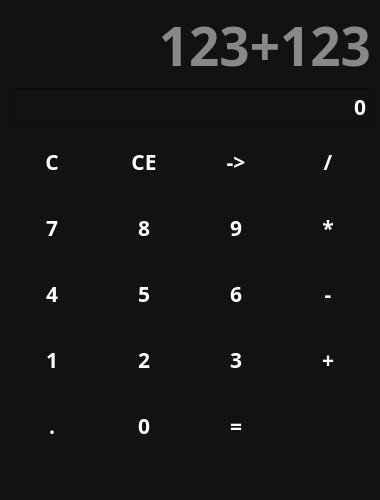
<?xml version="1.0" encoding="UTF-8"?>
<ui version="4.0">
 <class>MainWindow</class>
 <widget class="QMainWindow" name="MainWindow">
  <property name="geometry">
   <rect>
    <x>0</x>
    <y>0</y>
    <width>380</width>
    <height>500</height>
   </rect>
  </property>
  <property name="sizePolicy">
   <sizepolicy hsizetype="Minimum" vsizetype="Expanding">
    <horstretch>0</horstretch>
    <verstretch>0</verstretch>
   </sizepolicy>
  </property>
  <property name="minimumSize">
   <size>
    <width>380</width>
    <height>500</height>
   </size>
  </property>
  <property name="maximumSize">
   <size>
    <width>380</width>
    <height>500</height>
   </size>
  </property>
  <property name="cursor">
   <cursorShape>PointingHandCursor</cursorShape>
  </property>
  <property name="windowTitle">
   <string>MainWindow</string>
  </property>
  <property name="styleSheet">
   <string notr="true">QWidget {
	color: white;
	background-color: #121212;
	font-family: Rubik;
	font-size: 16pt;
	font-weight: 600;
}
QPushButton {
	background-color: transparent;
	border: none;
}
QPushButton:hover {
	background-color: #666;
}
QPushButton:pressed {
	background-color: #888;
}</string>
  </property>
  <widget class="QWidget" name="centralwidget">
   <layout class="QVBoxLayout" name="verticalLayout">
    <item>
     <widget class="QLabel" name="label">
      <property name="sizePolicy">
       <sizepolicy hsizetype="Preferred" vsizetype="Maximum">
        <horstretch>0</horstretch>
        <verstretch>0</verstretch>
       </sizepolicy>
      </property>
      <property name="styleSheet">
       <string notr="true">font-size: 40pt;
border: none;
color: #888;</string>
      </property>
      <property name="text">
       <string>123+123</string>
      </property>
      <property name="alignment">
       <set>Qt::AlignRight|Qt::AlignTrailing|Qt::AlignVCenter</set>
      </property>
     </widget>
    </item>
    <item>
     <widget class="QLineEdit" name="lineEdit">
      <property name="text">
       <string>0</string>
      </property>
      <property name="alignment">
       <set>Qt::AlignRight|Qt::AlignTrailing|Qt::AlignVCenter</set>
      </property>
      <property name="readOnly">
       <bool>true</bool>
      </property>
     </widget>
    </item>
    <item>
     <layout class="QGridLayout" name="gridLayout">
      <item row="3" column="0">
       <widget class="QPushButton" name="btn1">
        <property name="sizePolicy">
         <sizepolicy hsizetype="Minimum" vsizetype="Expanding">
          <horstretch>0</horstretch>
          <verstretch>0</verstretch>
         </sizepolicy>
        </property>
        <property name="text">
         <string>1</string>
        </property>
        <property name="shortcut">
         <string>1</string>
        </property>
       </widget>
      </item>
      <item row="4" column="0">
       <widget class="QPushButton" name="btnt">
        <property name="sizePolicy">
         <sizepolicy hsizetype="Minimum" vsizetype="Expanding">
          <horstretch>0</horstretch>
          <verstretch>0</verstretch>
         </sizepolicy>
        </property>
        <property name="text">
         <string>.</string>
        </property>
        <property name="shortcut">
         <string>.</string>
        </property>
       </widget>
      </item>
      <item row="2" column="3">
       <widget class="QPushButton" name="btnminus">
        <property name="sizePolicy">
         <sizepolicy hsizetype="Minimum" vsizetype="Expanding">
          <horstretch>0</horstretch>
          <verstretch>0</verstretch>
         </sizepolicy>
        </property>
        <property name="text">
         <string>-</string>
        </property>
        <property name="shortcut">
         <string>-</string>
        </property>
       </widget>
      </item>
      <item row="4" column="1">
       <widget class="QPushButton" name="btn0">
        <property name="sizePolicy">
         <sizepolicy hsizetype="Minimum" vsizetype="Expanding">
          <horstretch>0</horstretch>
          <verstretch>0</verstretch>
         </sizepolicy>
        </property>
        <property name="text">
         <string>0</string>
        </property>
        <property name="shortcut">
         <string>0</string>
        </property>
       </widget>
      </item>
      <item row="4" column="2">
       <widget class="QPushButton" name="btnrov">
        <property name="sizePolicy">
         <sizepolicy hsizetype="Minimum" vsizetype="Expanding">
          <horstretch>0</horstretch>
          <verstretch>0</verstretch>
         </sizepolicy>
        </property>
        <property name="text">
         <string>=</string>
        </property>
        <property name="shortcut">
         <string>=</string>
        </property>
       </widget>
      </item>
      <item row="3" column="3">
       <widget class="QPushButton" name="btnplus">
        <property name="sizePolicy">
         <sizepolicy hsizetype="Minimum" vsizetype="Expanding">
          <horstretch>0</horstretch>
          <verstretch>0</verstretch>
         </sizepolicy>
        </property>
        <property name="text">
         <string>+</string>
        </property>
        <property name="shortcut">
         <string>+</string>
        </property>
       </widget>
      </item>
      <item row="3" column="2">
       <widget class="QPushButton" name="btn3">
        <property name="sizePolicy">
         <sizepolicy hsizetype="Minimum" vsizetype="Expanding">
          <horstretch>0</horstretch>
          <verstretch>0</verstretch>
         </sizepolicy>
        </property>
        <property name="text">
         <string>3</string>
        </property>
        <property name="shortcut">
         <string>3</string>
        </property>
       </widget>
      </item>
      <item row="3" column="1">
       <widget class="QPushButton" name="btn2">
        <property name="sizePolicy">
         <sizepolicy hsizetype="Minimum" vsizetype="Expanding">
          <horstretch>0</horstretch>
          <verstretch>0</verstretch>
         </sizepolicy>
        </property>
        <property name="text">
         <string>2</string>
        </property>
        <property name="shortcut">
         <string>2</string>
        </property>
       </widget>
      </item>
      <item row="0" column="0">
       <widget class="QPushButton" name="btnc">
        <property name="sizePolicy">
         <sizepolicy hsizetype="Minimum" vsizetype="Expanding">
          <horstretch>0</horstretch>
          <verstretch>0</verstretch>
         </sizepolicy>
        </property>
        <property name="text">
         <string>C</string>
        </property>
       </widget>
      </item>
      <item row="0" column="1">
       <widget class="QPushButton" name="btnce">
        <property name="sizePolicy">
         <sizepolicy hsizetype="Minimum" vsizetype="Expanding">
          <horstretch>0</horstretch>
          <verstretch>0</verstretch>
         </sizepolicy>
        </property>
        <property name="text">
         <string>CE</string>
        </property>
       </widget>
      </item>
      <item row="0" column="3">
       <widget class="QPushButton" name="btndel">
        <property name="sizePolicy">
         <sizepolicy hsizetype="Minimum" vsizetype="Expanding">
          <horstretch>0</horstretch>
          <verstretch>0</verstretch>
         </sizepolicy>
        </property>
        <property name="text">
         <string>/</string>
        </property>
        <property name="shortcut">
         <string>/</string>
        </property>
       </widget>
      </item>
      <item row="1" column="0">
       <widget class="QPushButton" name="btn7">
        <property name="sizePolicy">
         <sizepolicy hsizetype="Minimum" vsizetype="Expanding">
          <horstretch>0</horstretch>
          <verstretch>0</verstretch>
         </sizepolicy>
        </property>
        <property name="text">
         <string>7</string>
        </property>
        <property name="shortcut">
         <string>7</string>
        </property>
       </widget>
      </item>
      <item row="1" column="1">
       <widget class="QPushButton" name="btn8">
        <property name="sizePolicy">
         <sizepolicy hsizetype="Minimum" vsizetype="Expanding">
          <horstretch>0</horstretch>
          <verstretch>0</verstretch>
         </sizepolicy>
        </property>
        <property name="text">
         <string>8</string>
        </property>
        <property name="shortcut">
         <string>8</string>
        </property>
       </widget>
      </item>
      <item row="0" column="2">
       <widget class="QPushButton" name="btnback">
        <property name="sizePolicy">
         <sizepolicy hsizetype="Minimum" vsizetype="Expanding">
          <horstretch>0</horstretch>
          <verstretch>0</verstretch>
         </sizepolicy>
        </property>
        <property name="text">
         <string>-&gt;</string>
        </property>
       </widget>
      </item>
      <item row="1" column="2">
       <widget class="QPushButton" name="btn9">
        <property name="sizePolicy">
         <sizepolicy hsizetype="Minimum" vsizetype="Expanding">
          <horstretch>0</horstretch>
          <verstretch>0</verstretch>
         </sizepolicy>
        </property>
        <property name="text">
         <string>9</string>
        </property>
        <property name="shortcut">
         <string/>
        </property>
       </widget>
      </item>
      <item row="1" column="3">
       <widget class="QPushButton" name="btnumn">
        <property name="sizePolicy">
         <sizepolicy hsizetype="Minimum" vsizetype="Expanding">
          <horstretch>0</horstretch>
          <verstretch>0</verstretch>
         </sizepolicy>
        </property>
        <property name="text">
         <string>*</string>
        </property>
        <property name="shortcut">
         <string>*</string>
        </property>
       </widget>
      </item>
      <item row="2" column="0">
       <widget class="QPushButton" name="btn4">
        <property name="sizePolicy">
         <sizepolicy hsizetype="Minimum" vsizetype="Expanding">
          <horstretch>0</horstretch>
          <verstretch>0</verstretch>
         </sizepolicy>
        </property>
        <property name="text">
         <string>4</string>
        </property>
        <property name="shortcut">
         <string>4</string>
        </property>
       </widget>
      </item>
      <item row="2" column="1">
       <widget class="QPushButton" name="bnt5">
        <property name="sizePolicy">
         <sizepolicy hsizetype="Minimum" vsizetype="Expanding">
          <horstretch>0</horstretch>
          <verstretch>0</verstretch>
         </sizepolicy>
        </property>
        <property name="text">
         <string>5</string>
        </property>
        <property name="shortcut">
         <string>5</string>
        </property>
       </widget>
      </item>
      <item row="2" column="2">
       <widget class="QPushButton" name="btn6">
        <property name="sizePolicy">
         <sizepolicy hsizetype="Minimum" vsizetype="Expanding">
          <horstretch>0</horstretch>
          <verstretch>0</verstretch>
         </sizepolicy>
        </property>
        <property name="cursor">
         <cursorShape>PointingHandCursor</cursorShape>
        </property>
        <property name="text">
         <string>6</string>
        </property>
        <property name="shortcut">
         <string>6</string>
        </property>
       </widget>
      </item>
     </layout>
    </item>
   </layout>
  </widget>
  <widget class="QStatusBar" name="statusbar"/>
 </widget>
 <resources/>
 <connections/>
</ui>
